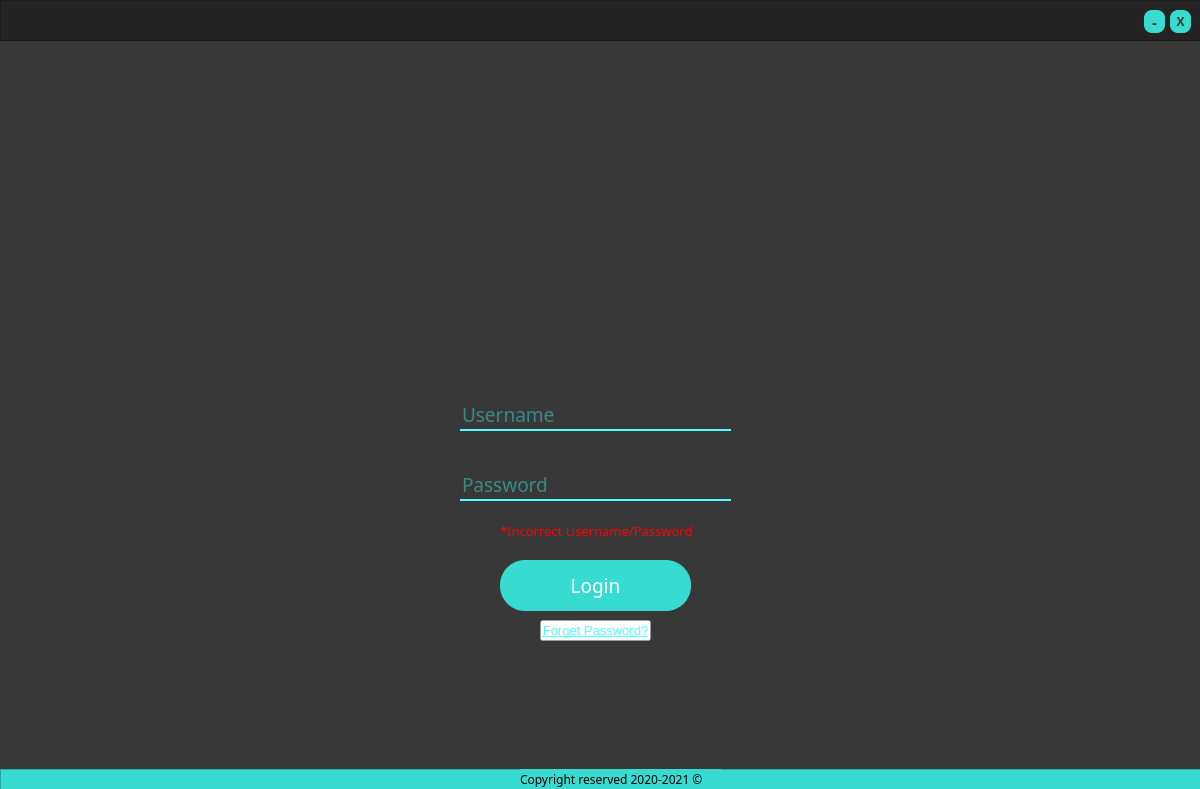
<?xml version="1.0" encoding="UTF-8"?>
<ui version="4.0">
 <class>Dialog</class>
 <widget class="QDialog" name="Dialog">
  <property name="windowModality">
   <enum>Qt::NonModal</enum>
  </property>
  <property name="geometry">
   <rect>
    <x>0</x>
    <y>0</y>
    <width>1200</width>
    <height>789</height>
   </rect>
  </property>
  <property name="windowTitle">
   <string>Dialog</string>
  </property>
  <property name="styleSheet">
   <string notr="true">background-color: rgb(56, 56, 56)</string>
  </property>
  <property name="sizeGripEnabled">
   <bool>false</bool>
  </property>
  <property name="modal">
   <bool>false</bool>
  </property>
  <widget class="QLabel" name="i_logo">
   <property name="geometry">
    <rect>
     <x>450</x>
     <y>90</y>
     <width>281</width>
     <height>271</height>
    </rect>
   </property>
   <property name="text">
    <string/>
   </property>
   <property name="textFormat">
    <enum>Qt::RichText</enum>
   </property>
   <property name="pixmap">
    <pixmap>../images/SAQER1.png</pixmap>
   </property>
   <property name="scaledContents">
    <bool>true</bool>
   </property>
  </widget>
  <widget class="QPushButton" name="i_login">
   <property name="geometry">
    <rect>
     <x>500</x>
     <y>560</y>
     <width>191</width>
     <height>51</height>
    </rect>
   </property>
   <property name="font">
    <font>
     <family>RB</family>
     <pointsize>14</pointsize>
    </font>
   </property>
   <property name="cursor">
    <cursorShape>PointingHandCursor</cursorShape>
   </property>
   <property name="styleSheet">
    <string notr="true">QPushButton {
	border-radius: 25px;
	background-color: #38DBD0;
	color: rgb(255, 255, 255);
}

QPushButton:hover {
	background-color: #23b2a8;
	color: rgb(255, 255, 255);
}

QPushButton:pressed {
	background-color: #38DBD0;
}</string>
   </property>
   <property name="text">
    <string>Login</string>
   </property>
   <property name="autoDefault">
    <bool>true</bool>
   </property>
   <property name="default">
    <bool>false</bool>
   </property>
   <property name="flat">
    <bool>false</bool>
   </property>
  </widget>
  <widget class="QLabel" name="i_password_note">
   <property name="geometry">
    <rect>
     <x>500</x>
     <y>520</y>
     <width>211</width>
     <height>21</height>
    </rect>
   </property>
   <property name="font">
    <font>
     <family>RB</family>
     <pointsize>10</pointsize>
    </font>
   </property>
   <property name="styleSheet">
    <string notr="true">color:rgb(255, 0, 0)</string>
   </property>
   <property name="text">
    <string>*Incorrect Username/Password</string>
   </property>
  </widget>
  <widget class="QFrame" name="i_footer">
   <property name="geometry">
    <rect>
     <x>0</x>
     <y>769</y>
     <width>1201</width>
     <height>31</height>
    </rect>
   </property>
   <property name="styleSheet">
    <string notr="true">background-color: #38DBD0</string>
   </property>
   <property name="frameShape">
    <enum>QFrame::StyledPanel</enum>
   </property>
   <property name="frameShadow">
    <enum>QFrame::Raised</enum>
   </property>
   <widget class="QLabel" name="i_copyright">
    <property name="geometry">
     <rect>
      <x>520</x>
      <y>0</y>
      <width>201</width>
      <height>21</height>
     </rect>
    </property>
    <property name="font">
     <font>
      <family>RB</family>
      <pointsize>9</pointsize>
     </font>
    </property>
    <property name="text">
     <string>Copyright reserved 2020-2021 ©</string>
    </property>
   </widget>
  </widget>
  <widget class="QLineEdit" name="i_username">
   <property name="geometry">
    <rect>
     <x>460</x>
     <y>380</y>
     <width>271</width>
     <height>51</height>
    </rect>
   </property>
   <property name="font">
    <font>
     <family>RB</family>
     <pointsize>14</pointsize>
    </font>
   </property>
   <property name="styleSheet">
    <string notr="true">color: #38DBD0;
border: none;
border-bottom: 2px solid rgb(85, 255, 255);
</string>
   </property>
   <property name="alignment">
    <set>Qt::AlignBottom|Qt::AlignLeading|Qt::AlignLeft</set>
   </property>
   <property name="placeholderText">
    <string>Username</string>
   </property>
  </widget>
  <widget class="QLineEdit" name="i_password">
   <property name="geometry">
    <rect>
     <x>460</x>
     <y>450</y>
     <width>271</width>
     <height>51</height>
    </rect>
   </property>
   <property name="font">
    <font>
     <family>RB</family>
     <pointsize>14</pointsize>
    </font>
   </property>
   <property name="styleSheet">
    <string notr="true">color: #38DBD0;
border: none;
border-bottom: 2px solid rgb(85, 255, 255);
</string>
   </property>
   <property name="echoMode">
    <enum>QLineEdit::Password</enum>
   </property>
   <property name="alignment">
    <set>Qt::AlignBottom|Qt::AlignLeading|Qt::AlignLeft</set>
   </property>
   <property name="dragEnabled">
    <bool>false</bool>
   </property>
   <property name="placeholderText">
    <string>Password</string>
   </property>
  </widget>
  <widget class="QLabel" name="i_background">
   <property name="geometry">
    <rect>
     <x>10</x>
     <y>10</y>
     <width>1181</width>
     <height>761</height>
    </rect>
   </property>
   <property name="text">
    <string/>
   </property>
   <property name="pixmap">
    <pixmap>../images/Background.png</pixmap>
   </property>
  </widget>
  <widget class="QFrame" name="i_header">
   <property name="geometry">
    <rect>
     <x>0</x>
     <y>0</y>
     <width>1211</width>
     <height>41</height>
    </rect>
   </property>
   <property name="styleSheet">
    <string notr="true">background-color: #252424</string>
   </property>
   <property name="frameShape">
    <enum>QFrame::StyledPanel</enum>
   </property>
   <property name="frameShadow">
    <enum>QFrame::Raised</enum>
   </property>
   <widget class="QPushButton" name="i_close">
    <property name="geometry">
     <rect>
      <x>1170</x>
      <y>10</y>
      <width>21</width>
      <height>23</height>
     </rect>
    </property>
    <property name="font">
     <font>
      <family>RB</family>
      <pointsize>9</pointsize>
      <weight>75</weight>
      <bold>true</bold>
     </font>
    </property>
    <property name="styleSheet">
     <string notr="true">QPushButton {
	border-radius: 8px;
	background-color: #38DBD0;
	color: #383838
}

QPushButton:hover {
	background-color: #23b2a8;
	color:  #383838
}

QPushButton:pressed {
	background-color: #38DBD0;
}</string>
    </property>
    <property name="text">
     <string>X</string>
    </property>
   </widget>
   <widget class="QPushButton" name="i_minmize">
    <property name="geometry">
     <rect>
      <x>1144</x>
      <y>10</y>
      <width>21</width>
      <height>23</height>
     </rect>
    </property>
    <property name="font">
     <font>
      <family>RB</family>
      <pointsize>11</pointsize>
      <weight>75</weight>
      <bold>true</bold>
     </font>
    </property>
    <property name="styleSheet">
     <string notr="true">QPushButton {
	border-radius: 8px;
	background-color: #38DBD0;
	color: #383838
}

QPushButton:hover {
	background-color: #23b2a8;
	color:  #383838
}

QPushButton:pressed {
	background-color: #38DBD0;
}</string>
    </property>
    <property name="text">
     <string>-</string>
    </property>
   </widget>
  </widget>
  <widget class="QPushButton" name="i_forget_pass">
   <property name="geometry">
    <rect>
     <x>540</x>
     <y>620</y>
     <width>111</width>
     <height>21</height>
    </rect>
   </property>
   <property name="font">
    <font>
     <pointsize>10</pointsize>
     <underline>true</underline>
    </font>
   </property>
   <property name="styleSheet">
    <string notr="true">QPushButton{
	color: rgb(85, 255, 255);
	background-color: rgba(255, 255, 255, 0);
}


QPushButton:hover {
	color: #23b2a8;

}

QPushButton:pressed {
	color: #38DBD0;
}</string>
   </property>
   <property name="text">
    <string>Forget Password?</string>
   </property>
  </widget>
  <zorder>i_background</zorder>
  <zorder>i_logo</zorder>
  <zorder>i_login</zorder>
  <zorder>i_password_note</zorder>
  <zorder>i_footer</zorder>
  <zorder>i_username</zorder>
  <zorder>i_password</zorder>
  <zorder>i_header</zorder>
  <zorder>i_forget_pass</zorder>
 </widget>
 <resources>
  <include location="logo.qrc"/>
 </resources>
 <connections/>
</ui>
